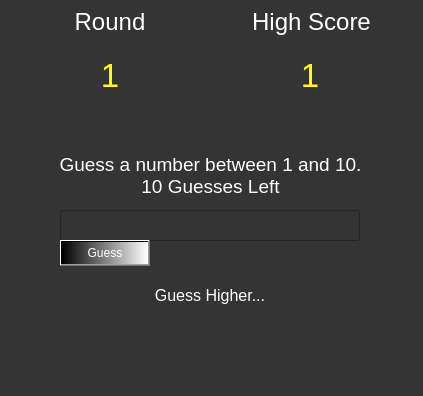
<?xml version="1.0" encoding="UTF-8"?>
<ui version="4.0">
 <class>MainWindow</class>
 <widget class="QMainWindow" name="MainWindow">
  <property name="geometry">
   <rect>
    <x>0</x>
    <y>0</y>
    <width>423</width>
    <height>396</height>
   </rect>
  </property>
  <property name="windowTitle">
   <string>MainWindow</string>
  </property>
  <property name="styleSheet">
   <string notr="true">background-color: rgb(52, 52, 52);
color: rgb(255, 255, 255);</string>
  </property>
  <widget class="QWidget" name="centralwidget">
   <widget class="QLabel" name="round_label">
    <property name="geometry">
     <rect>
      <x>60</x>
      <y>1</y>
      <width>100</width>
      <height>41</height>
     </rect>
    </property>
    <property name="font">
     <font>
      <family>MS Shell Dlg 2</family>
      <pointsize>18</pointsize>
      <weight>9</weight>
      <italic>false</italic>
      <bold>false</bold>
     </font>
    </property>
    <property name="styleSheet">
     <string notr="true">font: 75 18pt &quot;MS Shell Dlg 2&quot;</string>
    </property>
    <property name="text">
     <string>Round</string>
    </property>
    <property name="alignment">
     <set>Qt::AlignCenter</set>
    </property>
   </widget>
   <widget class="QLabel" name="highscore_label">
    <property name="geometry">
     <rect>
      <x>211</x>
      <y>1</y>
      <width>201</width>
      <height>41</height>
     </rect>
    </property>
    <property name="font">
     <font>
      <family>MS Shell Dlg 2</family>
      <pointsize>18</pointsize>
      <weight>9</weight>
      <italic>false</italic>
      <bold>false</bold>
     </font>
    </property>
    <property name="styleSheet">
     <string notr="true">font: 75 18pt &quot;MS Shell Dlg 2&quot;</string>
    </property>
    <property name="text">
     <string>High Score</string>
    </property>
    <property name="alignment">
     <set>Qt::AlignCenter</set>
    </property>
   </widget>
   <widget class="QLabel" name="round_count_label">
    <property name="geometry">
     <rect>
      <x>60</x>
      <y>50</y>
      <width>100</width>
      <height>50</height>
     </rect>
    </property>
    <property name="font">
     <font>
      <family>MS Shell Dlg 2</family>
      <pointsize>25</pointsize>
      <weight>9</weight>
      <italic>false</italic>
      <bold>false</bold>
     </font>
    </property>
    <property name="layoutDirection">
     <enum>Qt::LeftToRight</enum>
    </property>
    <property name="styleSheet">
     <string notr="true">color:rgb(255, 255, 0);
font: 75 25pt &quot;MS Shell Dlg 2&quot;;

</string>
    </property>
    <property name="text">
     <string>1</string>
    </property>
    <property name="alignment">
     <set>Qt::AlignCenter</set>
    </property>
   </widget>
   <widget class="QLabel" name="highscore_count_label">
    <property name="geometry">
     <rect>
      <x>260</x>
      <y>50</y>
      <width>100</width>
      <height>50</height>
     </rect>
    </property>
    <property name="font">
     <font>
      <family>MS Shell Dlg 2</family>
      <pointsize>25</pointsize>
      <weight>9</weight>
      <italic>false</italic>
      <bold>false</bold>
     </font>
    </property>
    <property name="layoutDirection">
     <enum>Qt::LeftToRight</enum>
    </property>
    <property name="styleSheet">
     <string notr="true">color:rgb(255, 255, 0);
font: 75 25pt &quot;MS Shell Dlg 2&quot;;

</string>
    </property>
    <property name="text">
     <string>1</string>
    </property>
    <property name="alignment">
     <set>Qt::AlignCenter</set>
    </property>
   </widget>
   <widget class="QLabel" name="guess_info">
    <property name="geometry">
     <rect>
      <x>10</x>
      <y>140</y>
      <width>401</width>
      <height>71</height>
     </rect>
    </property>
    <property name="font">
     <font>
      <family>Arial</family>
      <pointsize>14</pointsize>
     </font>
    </property>
    <property name="text">
     <string>Guess a number between 1 and 10.
10 Guesses Left</string>
    </property>
    <property name="alignment">
     <set>Qt::AlignCenter</set>
    </property>
   </widget>
   <widget class="QLineEdit" name="entry_box">
    <property name="geometry">
     <rect>
      <x>60</x>
      <y>210</y>
      <width>300</width>
      <height>31</height>
     </rect>
    </property>
    <property name="font">
     <font>
      <family>Arial</family>
      <pointsize>12</pointsize>
     </font>
    </property>
   </widget>
   <widget class="QLabel" name="hint">
    <property name="geometry">
     <rect>
      <x>60</x>
      <y>280</y>
      <width>300</width>
      <height>31</height>
     </rect>
    </property>
    <property name="font">
     <font>
      <family>Arial</family>
      <pointsize>12</pointsize>
     </font>
    </property>
    <property name="styleSheet">
     <string notr="true">color: rgb(255, 255, 255);</string>
    </property>
    <property name="text">
     <string>Guess Higher...</string>
    </property>
    <property name="alignment">
     <set>Qt::AlignCenter</set>
    </property>
   </widget>
   <widget class="QPushButton" name="guess_button">
    <property name="geometry">
     <rect>
      <x>60</x>
      <y>240</y>
      <width>90</width>
      <height>26</height>
     </rect>
    </property>
    <property name="styleSheet">
     <string notr="true">QPushButton {

background-color: qlineargradient(spread:pad, x1:0, y1:0, x2:1, y2:0, stop:0 rgba(0, 0, 0, 255), stop:1 rgba(255, 255, 255, 255));
}

QPushButton:hover {
	
	
	color: rgb(255, 255, 255);
	font: 75 10pt &quot;MS Shell Dlg 2&quot;;
	background-color: qradialgradient(spread:pad, cx:0.5, cy:0.5, radius:0.5, fx:0.5, fy:0.5, stop:0 rgba(255, 235, 235, 206), stop:0.35 rgba(255, 188, 188, 80), stop:0.4 rgba(255, 162, 162, 80), stop:0.425 rgba(255, 132, 132, 156), stop:0.44 rgba(252, 128, 128, 80), stop:1 rgba(255, 255, 255, 0));
}</string>
    </property>
    <property name="text">
     <string>Guess</string>
    </property>
   </widget>
  </widget>
  <widget class="QMenuBar" name="menubar">
   <property name="geometry">
    <rect>
     <x>0</x>
     <y>0</y>
     <width>423</width>
     <height>26</height>
    </rect>
   </property>
  </widget>
  <widget class="QStatusBar" name="statusbar"/>
 </widget>
 <resources/>
 <connections/>
</ui>
